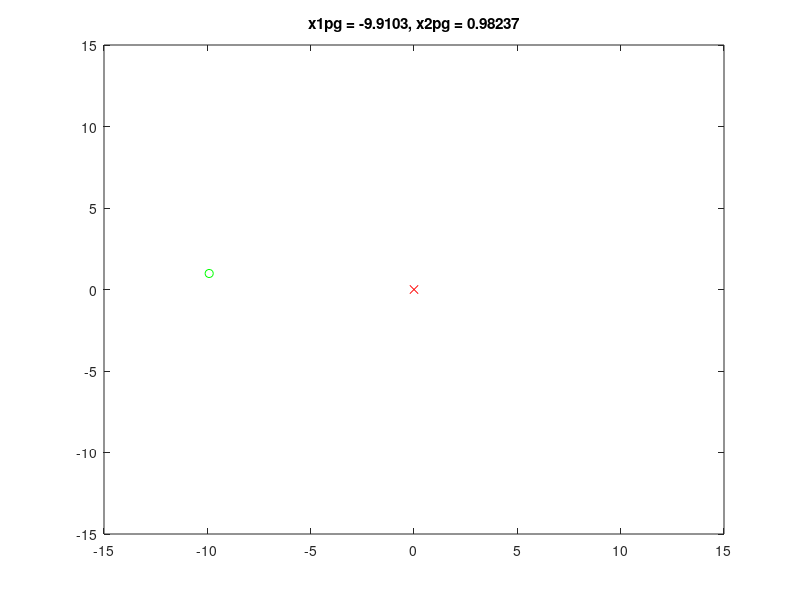

This figure's MATLAB source:
% Limpieza General
clear all;
close all;
clc;

%% Parámetros

np = 500;            % Número de particulas

x1p = rand(np,1) - 8;
x2p = rand(np,1) + 0.6;   % Posición inicial del enjambre

x1pg = 0;
x2pg = 0;           % Posición inicial del mejor global

x1pl = x1p; 
x2pl = x2p;         % Posiciones iniciales de los mejores locales

% Desempeños iniciales
fxpg = 10000000;            % Desempeño global inicial

fxpl = ones(np,1) * fxpg;   % Desempeños locales iniciales

% Velocidad inicial
vx1 = zeros(np,1);
vx2 = zeros(np,1);

% Atracción
c1 = 0.5;  % Atracción hacia el local
c2 = 0.5;  % Atracción hacia el global

% Restricciones
a1 = 100;
a2 = 100;
a3 = 100;
a4 = 100;

%% Algortimo
for i = 1:1000 % Número de iteraciones

    fx = 100 * sqrt(abs(x2p - 0.01*x1p.^2) + 0.01*abs(x1p + 10)) + ...      #Función de ajuste
      a1*max(-15-x1p,0) + a2*max(x1p+5,0) + a3*max(-3-x2p,0) + a4*max(x2p-3,0);     % Restricciones
    
    % Determinar el mínimo
    [val, ind] = min(fx);
    
    % Determinar el mejor global
    if val < fxpg
        fxpg = val;             % Actualizar del desempeño
        x1pg = x1p(ind,1);
        x2pg = x2p(ind,1);      % Actualizar la posición
    end
    
    % Determinar los mejores locales
    for p=1:np
        if fx(p,1) < fxpl(p,1)
            fxpl(p,1) = fx(p,1);      % Actualizar el desempeño local
            x1pl(p,1) = x1p(p,1);
            x2pl(p,1) = x2p(p,1);      % Actualizar la posición local
        end
    end
    
    %% Animación
    
    plot(x1p,x2p,'b.',0,0,'rx',x1pg,x2pg,'go')
    axis([-15 15 -15 15])  % Dimensiones de los ejes X,Y
    title(['x1pg = ', num2str(x1pg), ', x2pg = ', num2str(x2pg)]);
    pause(0.1)
    
    %% Ecuaciones de movimiento
    % Actualizar velocidades
    vx1 = vx1 + c1 * rand() * (x1pl - x1p) + c2 * rand() * (x1pg - x1p);
    vx2 = vx2 + c1 * rand() * (x2pl - x2p) + c2 * rand() * (x2pg - x2p);
    
    % Actualizar posiciones
    x1p = x1p + vx1;
    x2p = x2p + vx2;

end

fxpg = 100 * sqrt(abs(x2pg - 0.01*x1pg^2)) + 0.01*abs(x1pg + 10)
